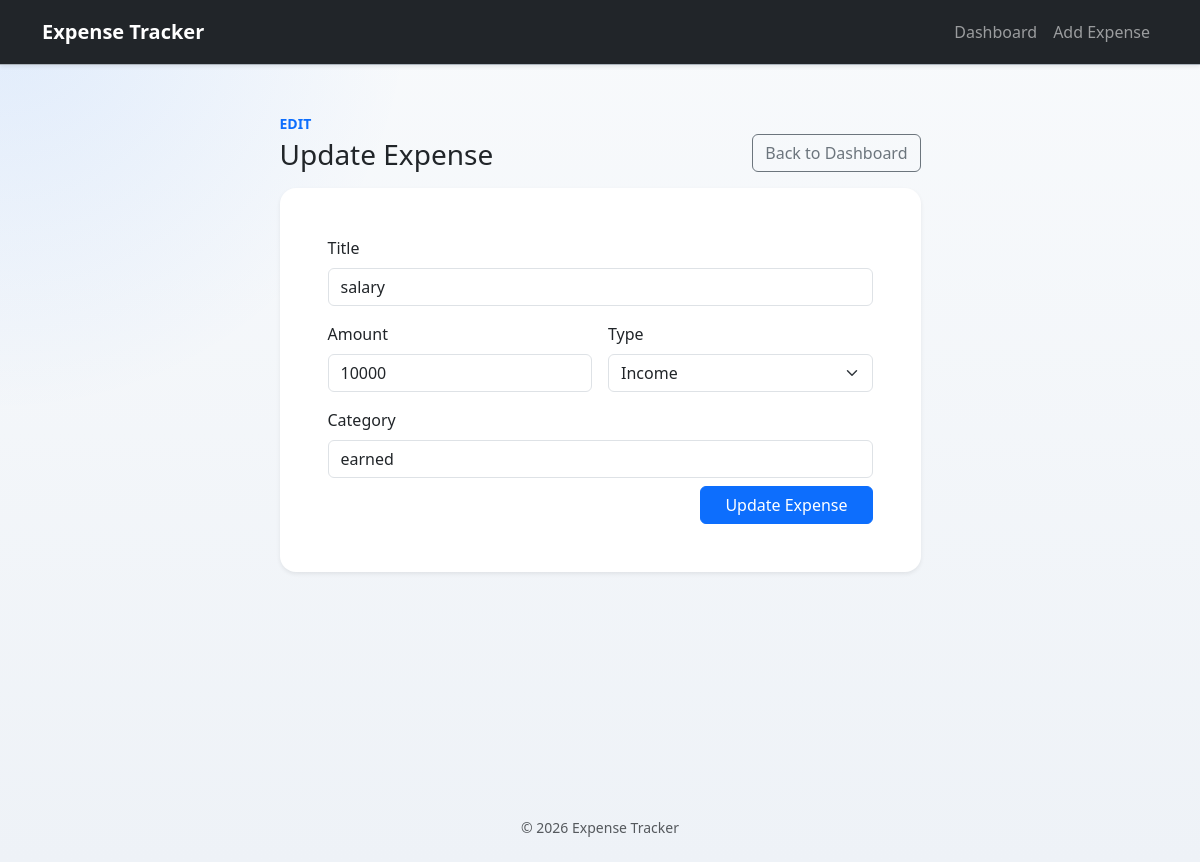
The page /update/3/ on the database its author committed.
### expense/models.py (models this page shows, shortened)
class Transaction(models.Model):
    types=[
        "Income",
        "Expense"
    ]
    title=models.CharField(max_length=100)
    amount=models.BigIntegerField()
    type=models.CharField(max_length=10, choices=[(t, t) for t in types])
    date=models.DateTimeField(auto_now_add=True)
    category=models.CharField(max_length=100)

### expense/views.py (the view, shortened to what this page needs)
# urls.py: path("update/<int:pk>/",views.update_expense,name="update_expense"),
def update_expense(request,pk):
    expense=get_object_or_404(Transaction,pk=pk)
    return render(request,"update_expense.html",{"expense":expense})

### templates/update_expense.html (shortened to what this page needs)
{% extends 'base.html' %}
{% block content %}
<div class="row justify-content-center">
    <div class="col-12 col-lg-8 col-xl-7">
        <div class="d-flex align-items-end justify-content-between gap-3 mb-3">
            <div>
                <p class="text-uppercase text-primary fw-semibold small mb-1">Edit</p>
                <h1 class="h3 mb-0">Update Expense</h1>
            </div>
            <a href="{% url 'expenses_list' %}" class="btn btn-outline-secondary">Back to Dashboard</a>
        </div>
        <div class="card page-card shadow-sm">
            <div class="card-body p-4 p-md-5">
                <form method="POST" class="row g-3">
                    <div class="col-12">
                        <label for="title" class="form-label">Title</label>
                        <input type="text" class="form-control" name="title" id="title" value="{{ expense.title }}">
                    </div>
                    <div class="col-12 col-md-6">
                        <label for="amount" class="form-label">Amount</label>
                        <input type="number" class="form-control" name="amount" id="amount" value="{{ expense.amount }}">
                    </div>
                    <div class="col-12 col-md-6">
                        <label for="type" class="form-label">Type</label>
                        <select name="type" id="type" class="form-select">
                            <option value="Income" {% if expense.type == 'Income' %}selected{% endif %}>Income</option>
                        </select>
                    </div>
                    <div class="col-12">
                        <label for="category" class="form-label">Category</label>
                        <input type="text" class="form-control" name="category" id="category" value="{{ expense.category }}">
                    </div>
                    <div class="col-12 d-grid d-md-flex justify-content-md-end mt-2">
                        <button type="submit" class="btn btn-primary px-4">Update Expense</button>
                    </div>
                </form>
            </div>
        </div>
    </div>
</div>
{% endblock content %}

### templates/base.html (style rules this page uses)
body { background: radial-gradient(circle at top left, rgba(13, 110, 253, 0.10), transparent 28%), linear-gradient(180deg, #f8fafc 0%, #eef2f7 100%); min-height: 100vh; }
.page-card { border: 0; border-radius: 1rem; }

### rows shown on the page
Transaction: title "salary", amount "10000", type "Income", category "earned"
